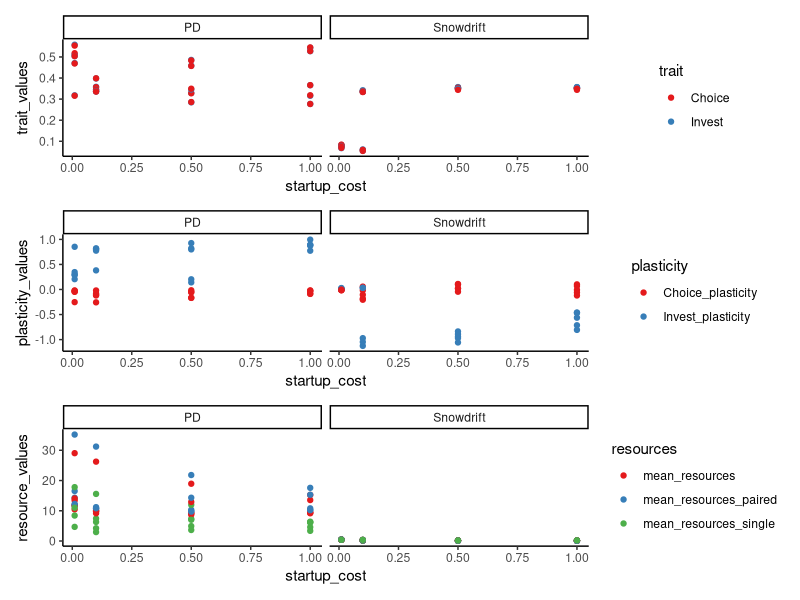
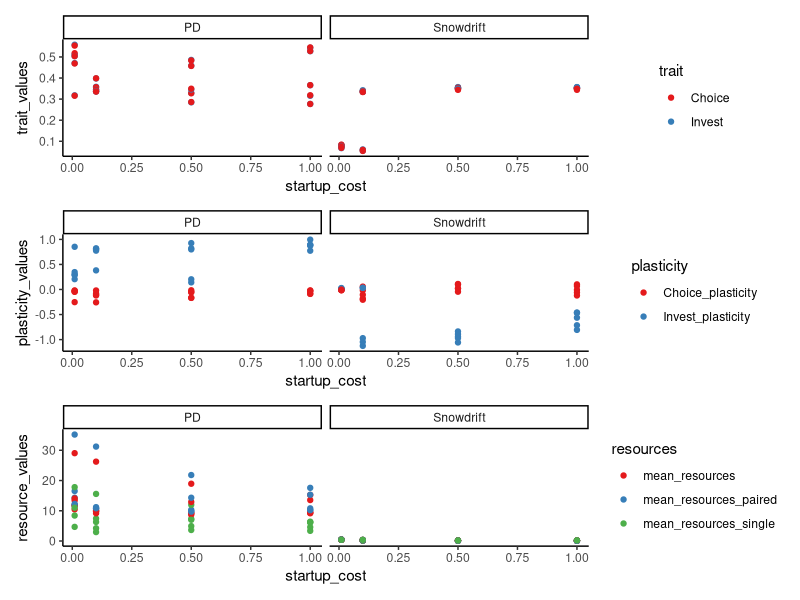

Here is the R script that generated these plots, in order:
library("tidyverse")
library("patchwork")

the_data <- read_delim(file="summary.csv",delim=";") %>%
    mutate(
        game_type_label=recode(as_factor(game_type),"0"="PD","1"="Snowdrift")
        ) %>%
    rename(Invest_plasticity=xp,Choice_plasticity=yp,Invest=x,Choice=y)


trait_values_l <- the_data %>% select(startup_cost, game_type_label, Invest, Choice) %>%
    pivot_longer(
    cols=c(Invest,Choice)
    ,names_to="trait"
    ,values_to="trait_values")
    
plasticity_values_l <- the_data %>% 
    select(startup_cost, game_type_label, Invest_plasticity, Choice_plasticity) %>%
    pivot_longer(
        cols = c(Invest_plasticity,Choice_plasticity)
        ,names_to="plasticity"
        ,values_to="plasticity_values"
    )

resource_values_l <- the_data %>% 
    select(startup_cost, game_type_label, mean_resources, mean_resources_paired, mean_resources_single) %>%
    pivot_longer(
        cols = c(mean_resources, mean_resources_paired, mean_resources_single)
        ,names_to="resources"
        ,values_to="resource_values"
    )

p0 <- ggplot(data=trait_values_l
       ,mapping=aes(x=startup_cost, y=trait_values)) +
    geom_point(mapping=aes(colour=trait)) +
    facet_grid(.~game_type_label) +
    theme_classic() +
    scale_colour_brewer(palette = "Set1")

p1 <-ggplot(data=plasticity_values_l
       ,mapping=aes(x=startup_cost, y=plasticity_values)) +
    geom_point(mapping=aes(colour=plasticity)) +
    facet_grid(.~game_type_label) +
    theme_classic() +
    scale_colour_brewer(palette = "Set1")

p2 <-ggplot(data=resource_values_l
       ,mapping=aes(x=startup_cost, y=resource_values)) +
    geom_point(mapping=aes(colour=resources)) +
    facet_grid(.~game_type_label) +
    theme_classic() +
    scale_colour_brewer(palette = "Set1")

p0/p1/p2

ggsave(filename = "overview_plot.pdf")
